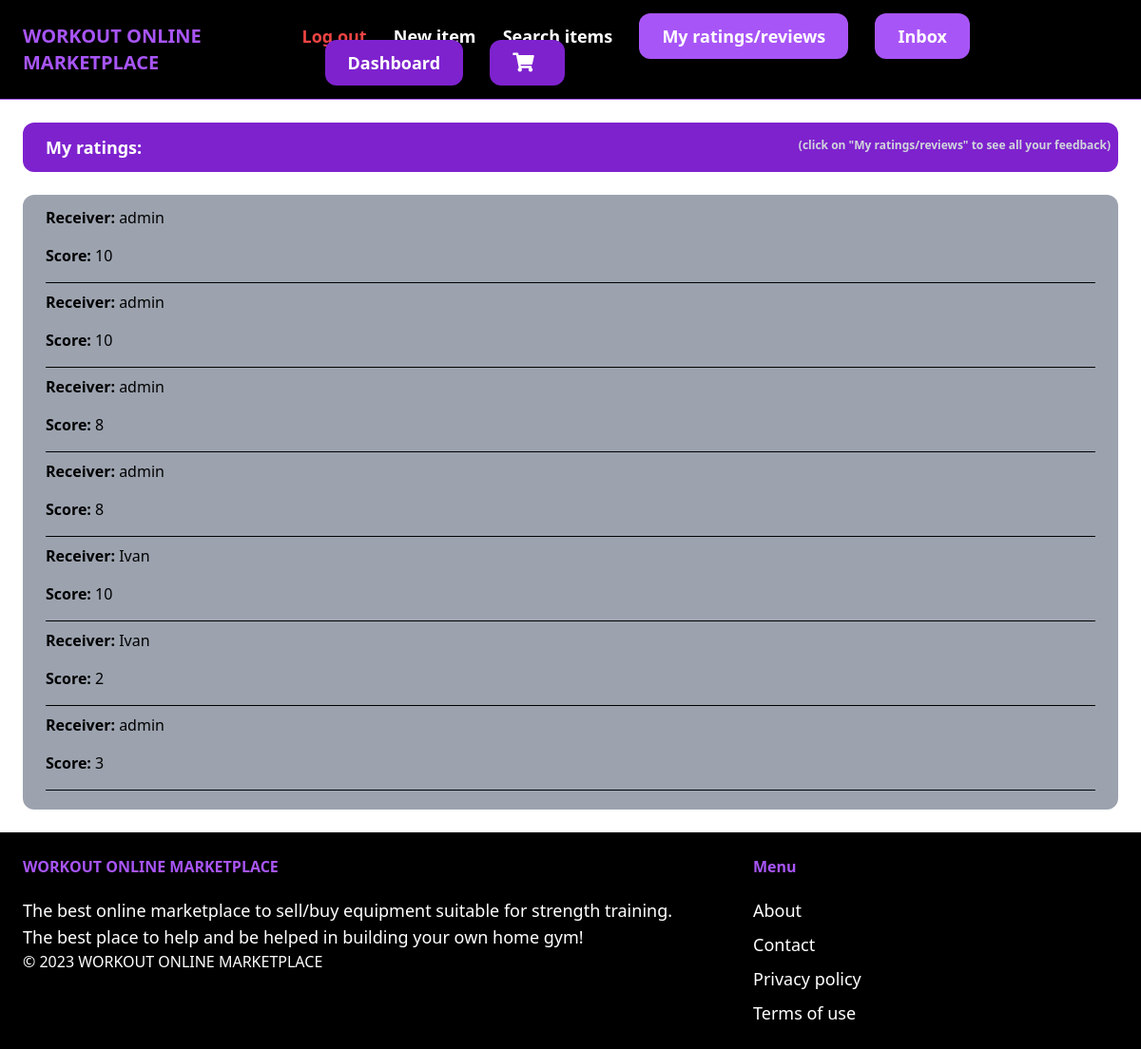
The page /ratingsANDreviews/user/ratings/ (signed in) on the database its author committed.
### ratingsANDreviews/models.py (models this page shows)
class Rating(models.Model):
    author = models.ForeignKey(User, on_delete=models.CASCADE, related_name='sentRatings')
    receiverId = models.ForeignKey(User, on_delete=models.CASCADE, related_name='receiverRatings')
    score = models.PositiveIntegerField()
    data = models.DateTimeField(auto_now_add=True)

### ratingsANDreviews/views.py (the view)
# urls.py: path('user/ratings/', views.userRatings, name='userRatings'),
@login_required
def userRatings(request):
    ratings = Rating.objects.filter(author=request.user)
    return render(request, 'ratingsANDreviews/userRatings.html', {'ratings': ratings})

### ratingsANDreviews/templates/ratingsANDreviews/userRatings.html (shortened to what this page needs)
{% extends 'core/base.html' %}
{% block content %}
<h1 class="px-6 py-3 mb-6 text-lg font-semibold bg-purple-700 text-white rounded-xl hover:bg-purple-900 relative">
  My ratings:
  <span class="text-xs absolute top-3 right-0 mt-1 mr-2 text-gray-300">(click on "My ratings/reviews" to see all your feedback)</span>
</h1>
{% if ratings %}
  <ul class="px-6 py-3 bg-gray-400 rounded-xl">
    {% for rating in ratings %}
      <li>
        <div class="mb-4">
          <span class="font-semibold">Receiver:</span> {{ rating.receiverId.username }}
        </div>
        <div class="mb-4">
          <span class="font-semibold">Score:</span> {{ rating.score }}
        </div>
        <hr class="border-black mb-2">
      </li>
    {% endfor %}
  </ul>
{% else %}
  <p>No ratings found.</p>
{% endif %}
{% endblock %}

### rows shown on the page
Rating: receiverId.username "admin", score "10"
Rating: receiverId.username "admin", score "10"
Rating: receiverId.username "admin", score "8"
Rating: receiverId.username "admin", score "8"
Rating: receiverId.username "Ivan", score "10"
Rating: receiverId.username "Ivan", score "2"
Rating: receiverId.username "admin", score "3"
